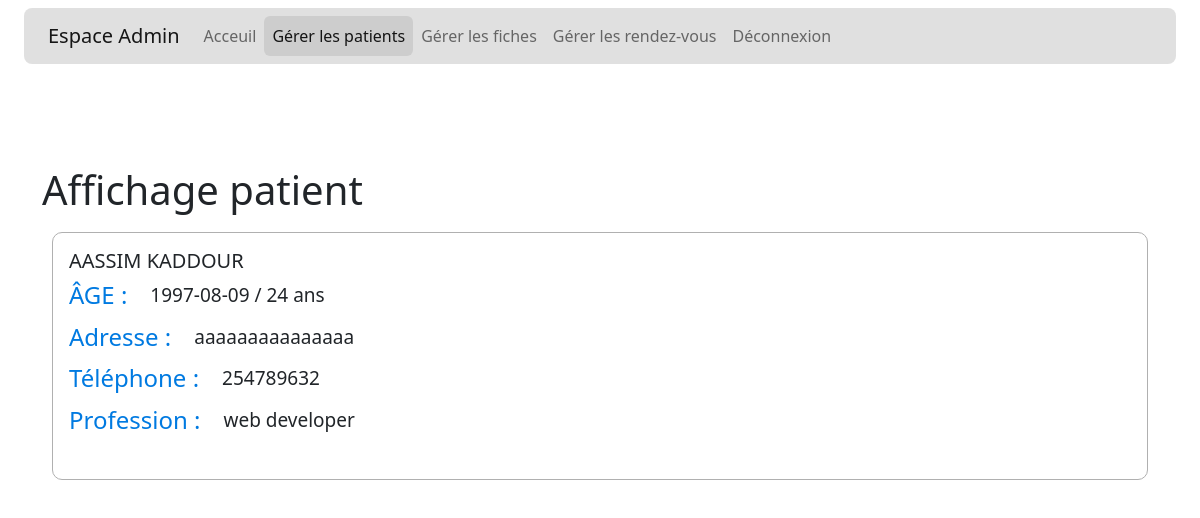
Page /manage_patient/patient.php?id=2 (signed in) on the committed database.
### tables this page shows
CREATE TABLE `patient` (
  `id` int(11) NOT NULL,
  `nom` varchar(45) NOT NULL,
  `prenom` varchar(45) NOT NULL,
  `date_de_naissance` date NOT NULL,
  `adresse` varchar(45) DEFAULT NULL,
  `tel` varchar(45) DEFAULT NULL,
  `profession` varchar(45) DEFAULT NULL
);

### src/services/patient_service.php (called while the page is built, shortened)
<?php
include($_SERVER["DOCUMENT_ROOT"]."/src/models/patient.php");
class patient_service
{
    protected $_db;
    public function __construct(PDO $db)
    {
        $this->_db = $db;
    }
    public function getById($id)
    {
        $sql="SELECT * FROM patient WHERE id=$id";
        $result = $this->_db->query($sql);
        while($donneee=$result->fetch()){
            $_patient = new patient($donneee['id'],$donneee['nom'],$donneee['prenom'],$donneee['date_de_naissance'],$donneee['adresse'],$donneee['tel'],$donneee['profession']);
        }
        return $_patient;
    }
}

### src/models/patient.php (called while the page is built, shortened)
<?php
class patient
{
    protected $first_name;
    protected $last_name;
    protected $anniversary;
    protected $address;
    protected $tel;
    protected $work;
    public function __construct($id, $first_name, $last_name,$anniversary,$address,$tel,$work)
    {
       $this->first_name = $first_name;
       $this->last_name = $last_name;
       $this->anniversary = $anniversary;
       $this->address = $address;
       $this->tel = $tel;
       $this->work = $work;
    }
    public function getFirst_name()
    {
        return $this->first_name;
    }
    public function getLast_name()
    {
        return $this->last_name;
    }
    public function getAnniversary()
    {
        return $this->anniversary;
    }
    public function getAddress()
    {
        return $this->address;
    }
    public function getTel()
    {
        return $this->tel;
    }
    public function getWork()
    {
        return $this->work;
    }
}
?>

### manage_patient/patient.php (the view, shortened to what this page needs)
<?php
if(isset($_GET['id'])) {
    $id_get = $_GET['id'];
}
include("../src/services/patient_service.php");
include('../db/config.php');
?>
<!DOCTYPE html>
<html lang="fr">
<head>
    <link href="https://cdn.jsdelivr.net/npm/bootstrap@5.1.0/dist/css/bootstrap.min.css" rel="stylesheet"
>
    <link href="../assets/style.css" rel="stylesheet">
</head>
<body>
    <nav class="navbar navbar-light " aria-label="First navbar example">
        <div class="container-fluid">
            <div class="row" style="width: 100%;margin: auto;">
                <div class="col-md-12 col-lg-12">
                    <nav class="navbar navbar-expand-lg navbar-light bg-light" style="
    background-color: #d6d6d6bf !important;
    border-radius: 8px;
">
                        <div class="container-fluid">
                            <a class="navbar-brand" href="/">Espace Admin</a>
                            <div class="collapse navbar-collapse" id="navbarSupportedContent">
                                <ul class="navbar-nav me-auto mb-2 mb-lg-0">
                                    <li class="nav-item">
                                        <a class="nav-link" aria-current="page" href="/">Acceuil</a>
                                    </li>
                                    <li class="nav-item">
                                        <a class="nav-link active" href="/manage_patient/">Gérer les patients</a>
                                    </li>
                                    <li class="nav-item">
                                        <a class="nav-link" href="/manage_fiche/">Gérer les fiches</a>
                                    </li>
                                    <li class="nav-item">
                                        <a class="nav-link" href="/manage_appointment/">Gérer les rendez-vous</a>
                                    </li>
                                    <li class="nav-item">
                                        <a class="nav-link" href="/logout.php">Déconnexion</a>
                                    </li>
                                </ul>
                            </div>
                        </div>
                    </nav>
                </div>
            </div>
        </div>
    </nav>
    <?php
                    $patient_service = new patient_service($db);
                    if($id_get != ''){
                        $patient_by_id = $patient_service->getById($id_get);
                    }
            ?>
    <div class="container" style="margin-top: 94px;">
        <h1>Affichage patient</h1>
        <div class="row gutters">
            <div class="col-xl-12 col-lg-12 col-md-12 col-sm-12 col-12">
                <div class="card h-100">
                    <div class="card-body" style="border: 1px solid #b0b0b0;margin: 10px;border-radius: 10px;">
                        <div class="account-settings">
                            <div class="user-profile" style=" margin: inherit; padding: inherit; text-align: inherit; ">
                                <h5 class="user-name" style=" text-transform: uppercase; ">
                                    <?php echo $patient_by_id->getFirst_name().' '.$patient_by_id->getLast_name(); ?>
                                </h5>
                            </div>
                            <div class="about" style=" margin: inherit; padding: inherit; text-align: inherit; ">
                                <h5>ÂGE :</h5>
                                <p><?php
                                                    $date1 = new DateTime($patient_by_id->getAnniversary());
                                                    $date2 = new DateTime(date("Y-m-d"));
                                                    $diff = $date1->diff($date2);
                                                    echo $patient_by_id->getAnniversary().' / '.$diff->y.' ans'; ?>
                                </p>
                            </div>
                            <div class="about" style=" margin: inherit; padding: inherit; text-align: inherit; ">
                                <h5>Adresse :</h5>
                                <p><?php echo $patient_by_id->getAddress(); ?></p>
                            </div>
                            <div class="about" style=" margin: inherit; padding: inherit; text-align: inherit; ">
                                <h5>Téléphone :</h5>
                                <p><?php echo $patient_by_id->getTel(); ?></p>
                            </div>
                            <div class="about" style=" margin: inherit; padding: inherit; text-align: inherit; ">
                                <h5>Profession :</h5>
                                <p>
                                <p><?php echo $patient_by_id->getWork(); ?></p>
                                </p>
                            </div>
                        </div>
                    </div>
                </div>
            </div>
        </div>
    </div>
</body>
</html>

### assets/style.css (style rules this page uses)
.navbar-light .navbar-nav .nav-link.active, .navbar-light .navbar-nav .show > .nav-link { background-color: #cdcdcd !important; border-radius: 6px; }
.account-settings .user-profile { margin: 0 0 1rem 0; padding-bottom: 1rem; text-align: center; }
.account-settings .user-profile h5.user-name { margin: 0 0 0.5rem 0; }
.account-settings .about { margin: 2rem 0 0 0; text-align: center; }
.account-settings .about h5 { margin: 0px; color: #007ae1; width: fit-content; float: left; margin-right: 23px; font-size: 24px; }
.account-settings .about p { font-size: 19px; margin-bottom: 13px; }
.card { background: #ffffff; -webkit-border-radius: 5px; -moz-border-radius: 5px; border-radius: 5px; border: 0; margin-bottom: 1rem; }

### rows in the picture
patient: nom "AASSIM", prenom "KADDOUR", date_de_naissance "1997-08-09", date_de_naissance "24", adresse "aaaaaaaaaaaaaaa", tel "254789632", profession "web developer"
